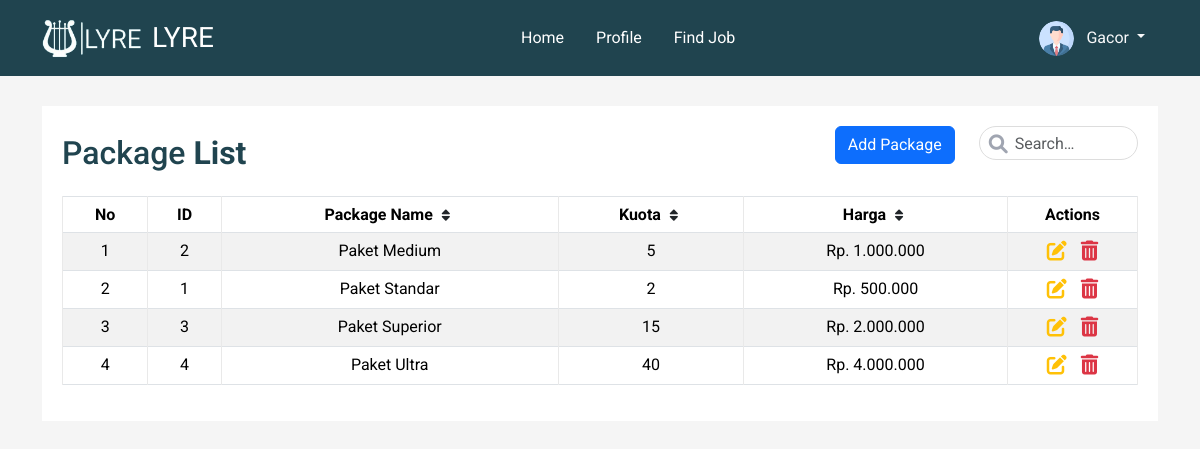
The page /package.php (signed in) on the database its author committed.
### tables this page shows
CREATE TABLE `paket` (
  `id_paket` int(11) NOT NULL,
  `nama_paket` varchar(50) DEFAULT NULL,
  `kuota` int(5) DEFAULT NULL,
  `harga` int(50) DEFAULT NULL
);

### package.php (the view, shortened to what this page needs)
<?php
include 'navbar.php';
$keyword = '';
$orderBy = 'nama_paket';
$orderDirection = 'ASC';
$ambil = "SELECT * FROM paket WHERE nama_paket LIKE '%$keyword%' ORDER BY $orderBy $orderDirection";
$result = $koneksi->query($ambil);
?>
<!DOCTYPE html>
<html lang="en">
<head>
	<link rel="stylesheet" href="assets/css/crud.css">
</head>
<body>
	<div class="container-xl">
		<div class="table-responsive">
			<div class="table-wrapper">
				<div class="table-title">
					<div class="row">
						<div class="col-md-8">
							<h2>Package <b>List</b></h2>
						</div>
						<div class="col-md-4">
							<div class="row">
								<div class="col-6">
									<a href="package_tambah.php" class="btn btn-primary float-end">Add Package</a>
								</div>
								<div class="col-6">
									<div class="search-box-crud">
										<i class="fa-solid fa-magnifying-glass"></i>
										<form method="GET" action="">
											<input type="text" class="form-control" placeholder="Search&hellip;"
												name="keyword" value="<?php echo htmlspecialchars($keyword); ?>">
										</form>
									</div>
								</div>
							</div>
						</div>
					</div>
				</div>
				<table class="table table-striped table-hover table-bordered text-center">
					<thead>
						<tr>
							<th>No</th>
							<th>ID</th>
							<th>
								Package Name
								<a
									href="?keyword=<?php echo htmlspecialchars($keyword); ?>&sort=<?php echo ($orderDirection === 'ASC') ? 'desc' : 'asc'; ?>">
									<i
										class="text-dark fa fa-sort <?php echo ($orderDirection === 'ASC') ? 'asc' : 'desc'; ?>"></i>
								</a>
							</th>
							<th>
								Kuota
								<a
									href="?keyword=<?php echo htmlspecialchars($keyword); ?>&sort=<?php echo ($orderDirection === 'ASC') ? 'desc' : 'asc'; ?>">
									<i
										class="text-dark fa fa-sort <?php echo ($orderDirection === 'ASC') ? 'asc' : 'desc'; ?>"></i>
								</a>
							</th>
							<th>
								Harga
								<a
									href="?keyword=<?php echo htmlspecialchars($keyword); ?>&sort=<?php echo ($orderDirection === 'ASC') ? 'desc' : 'asc'; ?>">
									<i
										class="text-dark fa fa-sort <?php echo ($orderDirection === 'ASC') ? 'asc' : 'desc'; ?>"></i>
								</a>
							</th>
							<th>Actions</th>
						</tr>
					</thead>
					<tbody>
						<?php $nomor = 1; ?>
						<?php while ($data = $result->fetch_assoc()) { ?>
							<tr>
								<td>
									<?= $nomor; ?>
								</td>
								<td>
									<?php echo $data['id_paket']; ?>
								</td>
								<td>
									<?php echo $data['nama_paket']; ?>
								</td>
								<td>
									<?php echo $data['kuota']; ?>
								</td>
								<td>
									<?php $harga_format = number_format($data['harga'], 0, ',', '.'); echo "Rp. " . $harga_format ?>
								</td>
								<td>
									<a href="package_ubah.php?id=<?php echo $data['id_paket']; ?>" class="edit" title="Edit"
										data-toggle="tooltip"><i class="fas fa-edit text-warning fs-5"></i></a>
									<a href="package_hapus.php?id=<?php echo $data['id_paket']; ?>" class="delete"
										title="Delete" data-toggle="tooltip"><i
											class="fas fa-trash-alt text-danger fs-5"></i></a>
								</td>
							</tr>
							<?php $nomor++; ?>
						<?php } ?>
					</tbody>
				</table>
			</div>
		</div>
	</div>
</body>
</html>

### assets/css/crud.css (style rules this page uses)
body { color: #20444F; background: #f5f5f5; font-family: 'Roboto', sans-serif; }
.table-responsive { margin: 30px 0; }
.table-wrapper { min-width: 1000px; background: #fff; padding: 20px; box-shadow: 0 1px 1px rgba(0, 0, 0, .05); }
.table-title { padding-bottom: 10px; margin: 0 0 10px; min-width: 100%; }
.table-title h2 { margin: 8px 0 0; }
table.table tr th, table.table tr td { border-color: #e9e9e9; }
table.table-striped tbody tr:nth-of-type(odd) { background-color: #fcfcfc; }
table.table th i { font-size: 13px; margin: 0 5px; cursor: pointer; }
table.table td:last-child { width: 130px; }
table.table td a { color: #a0a5b1; display: inline-block; margin: 0 5px; }
.search-box-crud { position: relative; float: right; }
.search-box-crud input { height: 34px; border-radius: 20px; padding-left: 35px; border-color: #ddd; box-shadow: none; }
.search-box-crud i { color: #a0a5b1; position: absolute; font-size: 19px; top: 8px; left: 10px; }

### rows shown on the page
paket: id_paket "2", nama_paket "Paket Medium", kuota "5", harga "1.000.000"
paket: id_paket "1", nama_paket "Paket Standar", kuota "2", harga "500.000"
paket: id_paket "3", nama_paket "Paket Superior", kuota "15", harga "2.000.000"
paket: id_paket "4", nama_paket "Paket Ultra", kuota "40", harga "4.000.000"

### other values the page prints
$_SESSION['user']['nama'] "Gacor"
